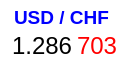
     <widget class="QWidget" name="widget1_5" native="true">
      <property name="geometry">
       <rect>
        <x>10</x>
        <y>80</y>
        <width>137</width>
        <height>68</height>
       </rect>
      </property>
      <property name="styleSheet">
       <string notr="true">background-color: rgb(255, 255, 255);
border-radius: 10px
</string>
      </property>
      <widget class="QLabel" name="labelUSDCHF1">
       <property name="geometry">
        <rect>
         <x>14</x>
         <y>2</y>
         <width>111</width>
         <height>31</height>
        </rect>
       </property>
       <property name="font">
        <font>
         <pointsize>14</pointsize>
         <weight>75</weight>
         <bold>true</bold>
        </font>
       </property>
       <property name="styleSheet">
        <string notr="true">color: rgb(0, 0, 255);
</string>
       </property>
       <property name="text">
        <string>USD / CHF</string>
       </property>
      </widget>
      <widget class="QLabel" name="labelUSDCHF2">
       <property name="geometry">
        <rect>
         <x>12</x>
         <y>30</y>
         <width>61</width>
         <height>31</height>
        </rect>
       </property>
       <property name="font">
        <font>
         <pointsize>18</pointsize>
        </font>
       </property>
       <property name="styleSheet">
        <string notr="true"/>
       </property>
       <property name="text">
        <string>1.286</string>
       </property>
      </widget>
      <widget class="QLabel" name="labelUSDCHF3">
       <property name="geometry">
        <rect>
         <x>77</x>
         <y>30</y>
         <width>41</width>
         <height>31</height>
        </rect>
       </property>
       <property name="font">
        <font>
         <pointsize>18</pointsize>
        </font>
       </property>
       <property name="styleSheet">
        <string notr="true">color: rgb(255, 0, 0);
</string>
       </property>
       <property name="text">
        <string>703</string>
       </property>
      </widget>
     </widget>
